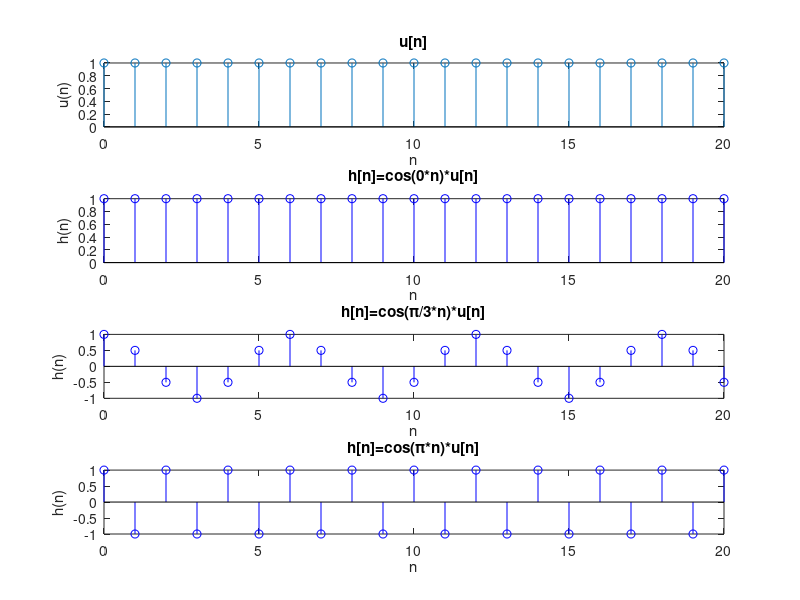

Write the MATLAB code that produced this figure.
w0 = [0 pi/3 pi];
s2={'0', '\pi/3', '\pi'};
s1='h[n]=cos(';
s3='*n)*u[n] ';
n = 0:20;
u = n >= 0;                  %u[n]
subplot(4,1,1);
stem(n,u);
xlabel('n');
ylabel('u(n)');
title('u[n]');
for i =1:3
x = cos(w0(i)*n);
h = x.*u;                    %h[n]=cos(w0*n)*u[n]
subplot(4,1,i+1)
stem(n,h,'b');
xlabel('n');
ylabel('h(n)');
title(strcat(s1,s2(i),s3));
end
